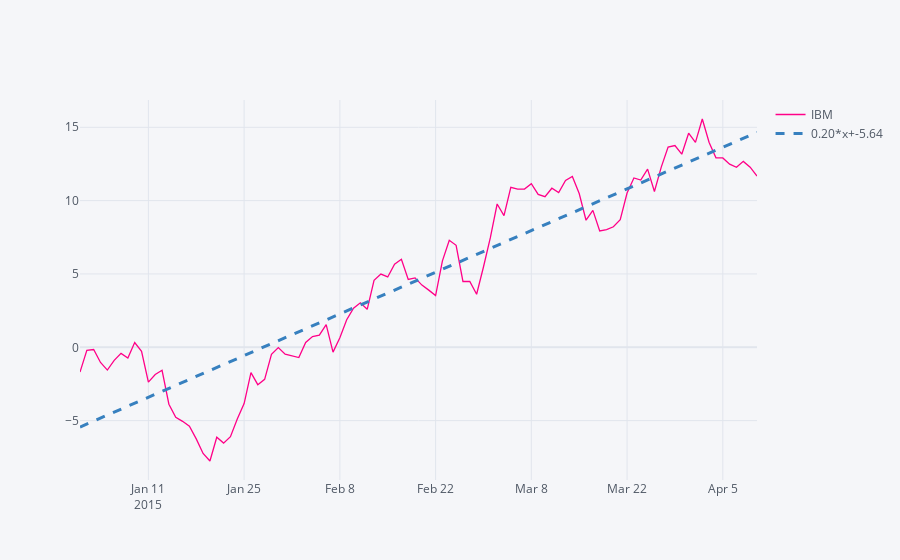

Notebook source saved alongside this figure:
### Markdown cell above
### Customizing Colors

We can pass any color (either by Hex, RGB or Text *)  

*Text values are specified in the cufflinks.colors modules

### Code cell
df['IBM'].iplot(filename='IBM Returns - colors',bestfit=True,colors=['pink'],bestfit_colors=['blue'])
